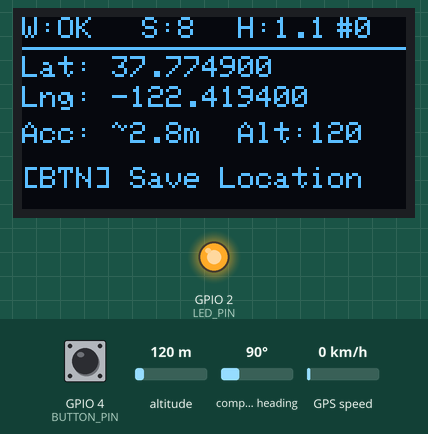
This sketch was run on a simulated ESP32. On the bench: 128×64 one-colour display, output pins drawn as LEDs (lit = HIGH). The test bench sets the inputs (shaded band); at power-on: GPIO 4 (BUTTON_PIN) HIGH, altitude 120 m, compass heading 90°, GPS speed 0 km/h. WiFi joins after 1.5 s; servers stay silent unless stated; uploads are accepted with an empty reply; the GPS gets a fix after 3 s at 37.7749, -122.4194 with 8 satellites; what the sketch prints to the serial monitor is not drawn.

Above: at 16.9 s.
17.0 s: GPIO 4 (BUTTON_PIN) pulled LOW for 0.15 s
At 17.43 s:
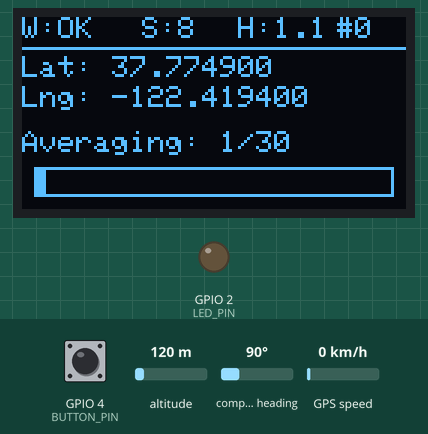
17.7 s: GPIO 4 (BUTTON_PIN) pulled LOW for 1 s
At 18.2 s:
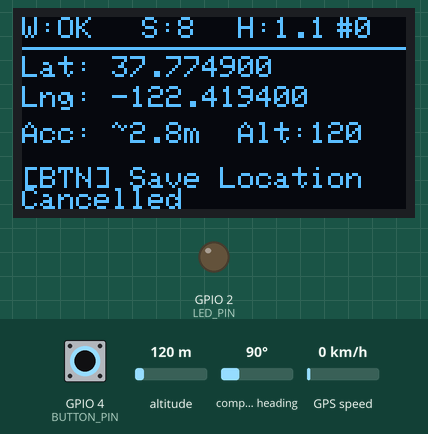
22.6 s: altitude set to 20 m
At 24.4 s:
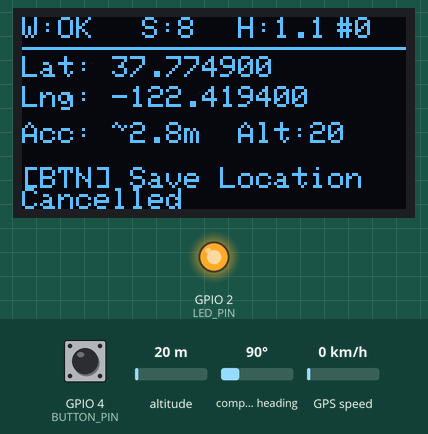
26.5 s: GPIO 4 (BUTTON_PIN) pulled LOW for 0.15 s
At 60.4 s:
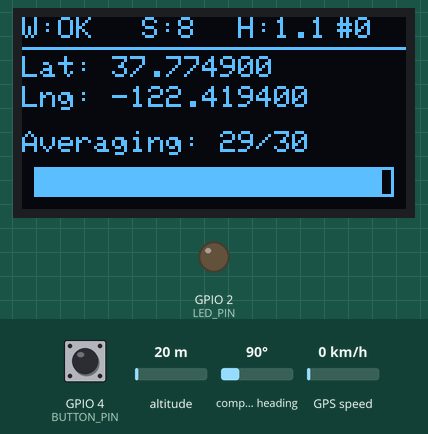
Timing chart, 0 to 62.8 s (numbered marks = the images above; inputs shaded):
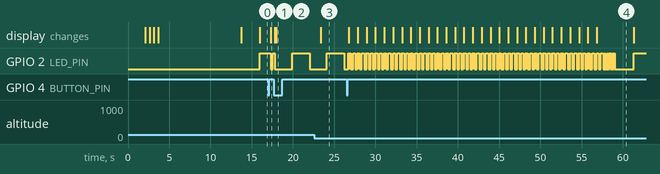

The sketch:

coconut_gps_device.ino
```cpp
/**
 * Coconut GPS IoT Device - ESP32 Firmware
 * =========================================
 * ESP32 + NEO-M8N GPS + OLED Display + Button
 *
 * Features:
 * - GPS location capture with averaging for accuracy
 * - OLED display showing real-time GPS data
 * - Button press to save location to backend
 * - WiFi connection via phone hotspot
 * - HTTP POST to Node.js backend API
 *
 * Wiring:
 * NEO-M8N GPS:  VCC→3.3V, GND→GND, TX→GPIO16(RX2), RX→GPIO17(TX2)
 * OLED (I2C):   VCC→3.3V, GND→GND, SDA→GPIO21, SCL→GPIO22
 * Button:       One leg→GPIO4, Other leg→GND
 *
 * Libraries needed (install via Arduino Library Manager):
 * 1. TinyGPSPlus by Mikal Hart
 * 2. Adafruit SSD1306
 * 3. Adafruit GFX Library
 * 4. ArduinoJson by Benoit Blanchon
 */

#include <WiFi.h>
#include <WiFiUdp.h>
#include <WiFiClientSecure.h>
#include <HTTPClient.h>
#include <TinyGPSPlus.h>
#include <Wire.h>
#include <Adafruit_GFX.h>
#include <Adafruit_SSD1306.h>
#include <ArduinoJson.h>
#include "config.h"

// ============================================
// Objects
// ============================================
TinyGPSPlus gps;
HardwareSerial gpsSerial(2);  // UART2
Adafruit_SSD1306 display(OLED_WIDTH, OLED_HEIGHT, &Wire, -1);

// ============================================
// State Variables
// ============================================
enum DeviceState {
  STATE_BOOT,
  STATE_WIFI_CONNECTING,
  STATE_GPS_SEARCHING,
  STATE_GPS_FIXING,
  STATE_READY,
  STATE_AVERAGING,
  STATE_SENDING,
  STATE_SUCCESS,
  STATE_ERROR
};

DeviceState currentState = STATE_BOOT;

// GPS data
double currentLat = 0;
double currentLng = 0;
double currentAlt = 0;
float currentHdop = 99.9;
int currentSatellites = 0;
float currentAccuracy = 99.9;  // estimated meters

// Averaging
double avgLat = 0;
double avgLng = 0;
int avgCount = 0;
bool isAveraging = false;
unsigned long lastAvgReading = 0;

// Button
volatile bool buttonPressed = false;
unsigned long lastButtonPress = 0;

// Status
bool wifiConnected = false;
bool serverFound = false;
String apiHost = "";
int totalSaved = 0;
String lastStatus = "";

// ============================================
// Button Interrupt
// ============================================
void IRAM_ATTR buttonISR() {
  unsigned long now = millis();
  if (now - lastButtonPress > BUTTON_DEBOUNCE_MS) {
    buttonPressed = true;
    lastButtonPress = now;
  }
}

// ============================================
// Setup
// ============================================
void setup() {
  Serial.begin(115200);
  Serial.println("\n🌴 Coconut GPS Device Starting...");

  // LED
  pinMode(LED_PIN, OUTPUT);
  digitalWrite(LED_PIN, LOW);

  // Button with internal pull-up
  pinMode(BUTTON_PIN, INPUT_PULLUP);
  attachInterrupt(digitalPinToInterrupt(BUTTON_PIN), buttonISR, FALLING);

  // Initialize OLED
  Wire.begin(OLED_SDA, OLED_SCL);
  if (!display.begin(SSD1306_SWITCHCAPVCC, OLED_ADDRESS)) {
    Serial.println("OLED init failed!");
  } else {
    showBootScreen();
  }

  // Initialize GPS
  gpsSerial.begin(GPS_BAUD_RATE, SERIAL_8N1, GPS_RX_PIN, GPS_TX_PIN);
  Serial.println("GPS initialized on UART2");

  // Connect WiFi
  connectWiFi();
}

// ============================================
// Main Loop
// ============================================
void loop() {
  // Read GPS data
  while (gpsSerial.available() > 0) {
    gps.encode(gpsSerial.read());
  }

  // Update GPS values
  if (gps.location.isValid()) {
    currentLat = gps.location.lat();
    currentLng = gps.location.lng();
    currentSatellites = gps.satellites.value();
    currentHdop = gps.hdop.hdop();
    currentAccuracy = currentHdop * 2.5;  // rough HDOP to meters

    if (gps.altitude.isValid()) {
      currentAlt = gps.altitude.meters();
    }

    // Determine state
    if (currentSatellites < MIN_SATELLITES || currentHdop > MAX_HDOP) {
      currentState = STATE_GPS_FIXING;
    } else if (!isAveraging) {
      currentState = STATE_READY;
    }
  } else {
    currentState = STATE_GPS_SEARCHING;
  }

  // Handle averaging
  if (isAveraging) {
    currentState = STATE_AVERAGING;
    collectAverageReading();
  }

  // Handle button press
  if (buttonPressed) {
    buttonPressed = false;
    handleButtonPress();
  }

  // Check WiFi
  if (WiFi.status() != WL_CONNECTED) {
    wifiConnected = false;
  }

  // Send live location every 3 seconds (when GPS is valid and not capturing)
  static unsigned long lastLiveSend = 0;
  if (gps.location.isValid() && !isAveraging && currentState != STATE_SENDING) {
    if (millis() - lastLiveSend >= 3000) {
      lastLiveSend = millis();
      sendLiveLocation(currentLat, currentLng, currentAccuracy);
    }
  }

  // Update display
  updateDisplay();

  // Blink LED based on state
  blinkLED();

  delay(100);
}

// ============================================
// Live Location (continuous tracking)
// ============================================
void sendLiveLocation(double lat, double lng, float accuracy) {
  if (WiFi.status() != WL_CONNECTED) return;

  StaticJsonDocument<256> doc;
  doc["latitude"] = lat;
  doc["longitude"] = lng;
  doc["accuracy"] = accuracy;
  doc["satellites"] = currentSatellites;
  doc["hdop"] = currentHdop;
  doc["altitude"] = currentAlt;

  String jsonPayload;
  serializeJson(doc, jsonPayload);

  String url;
  if (USE_CLOUD) {
    url = String(CLOUD_URL) + "/api/iot/live-location";
  } else {
    if (!serverFound) return;
    url = "http://" + apiHost + ":" + String(API_PORT) + "/api/iot/live-location";
  }

  HTTPClient http;
  WiFiClientSecure secureClient;
  if (USE_CLOUD) {
    secureClient.setInsecure();
    http.begin(secureClient, url);
  } else {
    http.begin(url);
  }
  http.addHeader("Content-Type", "application/json");
  http.addHeader("X-Device-Id", DEVICE_ID);
  http.addHeader("X-Device-Key", DEVICE_KEY);
  http.setTimeout(5000);

  int httpCode = http.POST(jsonPayload);
  if (httpCode == 200) {
    Serial.printf("[LIVE] Sent: %.6f, %.6f\n", lat, lng);
  } else {
    Serial.printf("[LIVE] Failed: %d\n", httpCode);
  }
  http.end();
}

// ============================================
// WiFi Connection
// ============================================
void connectWiFi() {
  currentState = STATE_WIFI_CONNECTING;
  Serial.print("Connecting to WiFi: ");
  Serial.println(WIFI_SSID);

  display.clearDisplay();
  display.setTextSize(1);
  display.setTextColor(SSD1306_WHITE);
  display.setCursor(0, 0);
  display.println("Connecting WiFi...");
  display.println(WIFI_SSID);
  display.display();

  WiFi.begin(WIFI_SSID, WIFI_PASSWORD);

  int attempts = 0;
  while (WiFi.status() != WL_CONNECTED && attempts < 30) {
    delay(500);
    Serial.print(".");
    display.print(".");
    display.display();
    attempts++;
  }

  if (WiFi.status() == WL_CONNECTED) {
    wifiConnected = true;
    Serial.println("\nWiFi Connected!");
    Serial.print("IP: ");
    Serial.println(WiFi.localIP());

    display.clearDisplay();
    display.setCursor(0, 0);
    display.println("WiFi Connected!");
    display.print("IP: ");
    display.println(WiFi.localIP());
    display.println("\nFinding server...");
    display.display();

    // Auto-discover backend server
    discoverServer();
  } else {
    Serial.println("\nWiFi Failed! Will retry...");
    display.clearDisplay();
    display.setCursor(0, 0);
    display.println("WiFi FAILED!");
    display.println("Check hotspot");
    display.println("and config.h");
    display.display();
    delay(3000);
  }
}

// ============================================
// Auto-discover backend server via UDP broadcast
// ============================================
void discoverServer() {
  Serial.println("Discovering backend server...");

  WiFiUDP udp;
  udp.begin(4210);  // any local port

  // Send broadcast
  IPAddress broadcastIP = WiFi.localIP();
  broadcastIP[3] = 255;  // make broadcast (x.x.x.255)

  for (int attempt = 0; attempt < 10; attempt++) {
    udp.beginPacket(broadcastIP, DISCOVER_PORT);
    udp.print(DISCOVER_MSG);
    udp.endPacket();

    Serial.printf("  Discovery attempt %d/10 (broadcast: %s)\n",
                  attempt + 1, broadcastIP.toString().c_str());

    // Wait for response
    unsigned long start = millis();
    while (millis() - start < 1000) {
      int packetSize = udp.parsePacket();
      if (packetSize > 0) {
        char buf[64];
        int len = udp.read(buf, sizeof(buf) - 1);
        buf[len] = 0;

        String response = String(buf);
        // Expected: "COCONUT_SERVER:10.44.73.192:5000"
        if (response.startsWith("COCONUT_SERVER:")) {
          response.remove(0, 15);  // remove prefix
          int colonPos = response.indexOf(':');
          if (colonPos > 0) {
            apiHost = response.substring(0, colonPos);
          } else {
            apiHost = response;
          }
          serverFound = true;

          Serial.printf("  SERVER FOUND: %s\n", apiHost.c_str());

          display.clearDisplay();
          display.setCursor(0, 0);
          display.println("Server found!");
          display.print("IP: ");
          display.println(apiHost);
          display.println("\nWaiting for GPS...");
          display.display();
          delay(1500);

          udp.stop();
          return;
        }
      }
      delay(50);
    }
  }

  Serial.println("  Server NOT found! Will retry later.");
  display.clearDisplay();
  display.setCursor(0, 0);
  display.println("Server not found!");
  display.println("Backend running?");
  display.display();
  delay(2000);

  udp.stop();
}

// ============================================
// Button Handler
// ============================================
void handleButtonPress() {
  if (currentState == STATE_GPS_SEARCHING) {
    lastStatus = "No GPS fix!";
    return;
  }

  if (currentState == STATE_AVERAGING) {
    // Cancel averaging
    isAveraging = false;
    avgCount = 0;
    lastStatus = "Cancelled";
    return;
  }

  if (currentState == STATE_SENDING) {
    return;  // Already sending
  }

  // Start averaging GPS readings for better accuracy
  Serial.println("\n--- Starting GPS capture ---");
  Serial.printf("  Sats: %d, HDOP: %.1f\n", currentSatellites, currentHdop);
  isAveraging = true;
  avgLat = 0;
  avgLng = 0;
  avgCount = 0;
  lastAvgReading = 0;  // take first reading immediately
}

// ============================================
// GPS Averaging — 1 reading per second, HDOP filtered
// ============================================
void collectAverageReading() {
  if (!gps.location.isValid()) return;

  // Only take 1 reading per second
  if (millis() - lastAvgReading < GPS_INTERVAL_MS) return;
  lastAvgReading = millis();

  // Skip bad HDOP readings
  if (currentHdop > MAX_HDOP) {
    Serial.printf("  SKIP: hdop:%.1f > %.1f\n", currentHdop, MAX_HDOP);
    return;
  }

  if (currentSatellites >= MIN_SATELLITES) {
    avgLat += currentLat;
    avgLng += currentLng;
    avgCount++;

    Serial.printf("  Reading %d/%d: %.6f, %.6f (sats:%d, hdop:%.1f)\n",
                  avgCount, GPS_READINGS, currentLat, currentLng,
                  currentSatellites, currentHdop);

    // Flash LED
    digitalWrite(LED_PIN, HIGH);
    delay(50);
    digitalWrite(LED_PIN, LOW);
  }

  if (avgCount >= GPS_READINGS) {
    double finalLat = avgLat / avgCount;
    double finalLng = avgLng / avgCount;
    float finalAccuracy = currentHdop * 2.0;

    isAveraging = false;

    Serial.printf("\n===== RESULT =====\n");
    Serial.printf("Averaged: %.6f, %.6f (~%.1fm)\n", finalLat, finalLng, finalAccuracy);
    Serial.printf("==================\n\n");

    sendLocation(finalLat, finalLng, finalAccuracy);
  }
}

// ============================================
// Send Location to Backend
// ============================================
void sendLocation(double lat, double lng, float accuracy) {
  currentState = STATE_SENDING;

  // Check WiFi
  if (WiFi.status() != WL_CONNECTED) {
    Serial.println("WiFi disconnected! Reconnecting...");
    connectWiFi();
    if (WiFi.status() != WL_CONNECTED) {
      currentState = STATE_ERROR;
      lastStatus = "No WiFi!";
      return;
    }
  }

  // Build JSON payload
  StaticJsonDocument<512> doc;
  doc["latitude"] = lat;
  doc["longitude"] = lng;
  doc["accuracy"] = accuracy;
  doc["satellites"] = currentSatellites;
  doc["hdop"] = currentHdop;
  doc["altitude"] = currentAlt;

  String jsonPayload;
  serializeJson(doc, jsonPayload);

  // Build URL — use cloud or local
  String url;
  if (USE_CLOUD) {
    url = String(CLOUD_URL) + API_ENDPOINT;
  } else {
    if (!serverFound) {
      discoverServer();
      if (!serverFound) {
        currentState = STATE_ERROR;
        lastStatus = "No server!";
        return;
      }
    }
    url = "http://" + apiHost + ":" + String(API_PORT) + API_ENDPOINT;
  }

  Serial.print("Sending to: ");
  Serial.println(url);
  Serial.print("Payload: ");
  Serial.println(jsonPayload);

  // HTTP/HTTPS POST
  HTTPClient http;
  WiFiClientSecure secureClient;

  if (USE_CLOUD) {
    secureClient.setInsecure();  // Skip SSL cert verification (OK for IoT)
    http.begin(secureClient, url);
  } else {
    http.begin(url);
  }
  http.addHeader("Content-Type", "application/json");
  http.addHeader("X-Device-Id", DEVICE_ID);
  http.addHeader("X-Device-Key", DEVICE_KEY);

  int httpCode = http.POST(jsonPayload);
  String response = http.getString();

  Serial.printf("Response code: %d\n", httpCode);
  Serial.println("Response: " + response);

  if (httpCode == 200 || httpCode == 201) {
    currentState = STATE_SUCCESS;
    totalSaved++;

    // Parse response for tree label
    StaticJsonDocument<512> resDoc;
    deserializeJson(resDoc, response);
    const char* label = resDoc["data"]["label"] | "saved";

    lastStatus = String("OK! ") + label;
    Serial.println("Location saved successfully!");

    // Flash LED
    for (int i = 0; i < 5; i++) {
      digitalWrite(LED_PIN, HIGH);
      delay(100);
      digitalWrite(LED_PIN, LOW);
      delay(100);
    }
  } else {
    currentState = STATE_ERROR;

    // Parse error message
    StaticJsonDocument<256> errDoc;
    deserializeJson(errDoc, response);
    const char* errMsg = errDoc["message"] | "Send failed";

    lastStatus = String("ERR: ") + errMsg;
    Serial.println("Send failed: " + String(errMsg));
  }

  http.end();

  // Return to ready state after delay
  delay(2000);
  if (gps.location.isValid() && currentSatellites >= MIN_SATELLITES) {
    currentState = STATE_READY;
  }
}

// ============================================
// OLED Display Update
// ============================================
void updateDisplay() {
  display.clearDisplay();
  display.setTextColor(SSD1306_WHITE);

  // Top bar - status
  display.setTextSize(1);
  display.setCursor(0, 0);

  // WiFi + Server status
  display.print(serverFound ? "SRV" : (wifiConnected ? "W:OK" : "W:--"));

  // Satellites
  display.setCursor(40, 0);
  display.printf("S:%d", currentSatellites);

  // HDOP
  display.setCursor(72, 0);
  display.printf("H:%.1f", currentHdop);

  // Saved count
  display.setCursor(105, 0);
  display.printf("#%d", totalSaved);

  // Separator line
  display.drawLine(0, 10, 128, 10, SSD1306_WHITE);

  switch (currentState) {
    case STATE_BOOT:
    case STATE_WIFI_CONNECTING:
      display.setTextSize(1);
      display.setCursor(10, 20);
      display.println("Connecting WiFi...");
      display.setCursor(10, 35);
      display.println(WIFI_SSID);
      break;

    case STATE_GPS_SEARCHING:
      display.setTextSize(1);
      display.setCursor(10, 15);
      display.println("Searching GPS...");
      display.setCursor(10, 30);
      display.println("Go outside!");
      display.setCursor(10, 45);
      display.println("Clear sky needed");
      break;

    case STATE_GPS_FIXING:
      display.setTextSize(1);
      display.setCursor(0, 13);
      display.printf("Lat: %.6f", currentLat);
      display.setCursor(0, 23);
      display.printf("Lng: %.6f", currentLng);
      display.setCursor(0, 35);
      display.printf("Fixing... S:%d H:%.1f", currentSatellites, currentHdop);
      display.setCursor(0, 47);
      display.printf("Need: S>=%d H<=%.1f", MIN_SATELLITES, MAX_HDOP);
      display.setCursor(0, 57);
      display.print("Wait for better fix");
      break;

    case STATE_READY:
      display.setTextSize(1);
      display.setCursor(0, 13);
      display.printf("Lat: %.6f", currentLat);
      display.setCursor(0, 23);
      display.printf("Lng: %.6f", currentLng);
      display.setCursor(0, 35);
      display.printf("Acc: ~%.1fm", currentAccuracy);
      display.setCursor(72, 35);
      display.printf("Alt:%.0f", currentAlt);

      // Ready indicator
      display.setTextSize(1);
      display.setCursor(0, 50);
      display.println("[BTN] Save Location");

      if (lastStatus.length() > 0) {
        display.setCursor(0, 57);
        display.print(lastStatus.substring(0, 21));
      }
      break;

    case STATE_AVERAGING: {
      display.setTextSize(1);
      display.setCursor(0, 13);
      display.printf("Lat: %.6f", currentLat);
      display.setCursor(0, 23);
      display.printf("Lng: %.6f", currentLng);
      display.setCursor(0, 38);
      display.printf("Averaging: %d/%d", avgCount, GPS_READINGS);

      // Progress bar
      int barWidth = map(avgCount, 0, GPS_READINGS, 0, 120);
      display.drawRect(4, 50, 120, 10, SSD1306_WHITE);
      display.fillRect(4, 50, barWidth, 10, SSD1306_WHITE);
      break;
    }

    case STATE_SENDING:
      display.setTextSize(1);
      display.setCursor(20, 25);
      display.println("Sending...");
      display.setCursor(15, 40);
      display.println("Please wait");
      break;

    case STATE_SUCCESS:
      display.setTextSize(1);
      display.setCursor(20, 15);
      display.println("SAVED!");
      display.setCursor(0, 30);
      display.printf("Lat: %.6f", currentLat);
      display.setCursor(0, 40);
      display.printf("Lng: %.6f", currentLng);
      display.setCursor(0, 55);
      display.print(lastStatus.substring(0, 21));
      break;

    case STATE_ERROR:
      display.setTextSize(1);
      display.setCursor(20, 20);
      display.println("ERROR!");
      display.setCursor(0, 35);
      display.print(lastStatus.substring(0, 21));
      display.setCursor(0, 50);
      display.println("[BTN] Try again");
      break;
  }

  display.display();
}

// ============================================
// LED Blink Pattern
// ============================================
void blinkLED() {
  static unsigned long lastBlink = 0;
  static bool ledState = false;

  unsigned long interval;
  switch (currentState) {
    case STATE_WIFI_CONNECTING: interval = 100; break;  // Fast blink
    case STATE_GPS_SEARCHING:   interval = 500; break;  // Slow blink
    case STATE_GPS_FIXING:      interval = 250; break;  // Medium blink
    case STATE_READY:           interval = 2000; break; // Slow pulse
    case STATE_AVERAGING:       interval = 150; break;  // Fast pulse
    case STATE_SENDING:         interval = 50; break;   // Very fast
    default:                    interval = 1000; break;
  }

  if (millis() - lastBlink >= interval) {
    lastBlink = millis();
    ledState = !ledState;
    digitalWrite(LED_PIN, ledState);
  }
}

// ============================================
// Boot Screen
// ============================================
void showBootScreen() {
  display.clearDisplay();
  display.setTextSize(1);
  display.setTextColor(SSD1306_WHITE);

  display.setCursor(15, 5);
  display.println("COCONUT GPS");
  display.setCursor(20, 18);
  display.println("IoT Device");

  display.drawLine(0, 30, 128, 30, SSD1306_WHITE);

  display.setCursor(10, 35);
  display.println("Health Monitor");
  display.setCursor(10, 48);
  display.printf("ID: %s", DEVICE_ID);

  display.display();
  delay(2000);
}
```

Source omitted: config.h (2857 bytes)

Measured:
- after the input at 17.0 s, GPIO 2 (LED_PIN): HIGH → LOW after 0.28 s, → HIGH 0.28 s later; the display: changes after 0.31 s (image 1)
- after the input at 22.6 s, the display: changes after 0.74 s (image 3)
- after the input at 26.5 s, the display: first changes after 0.28 s (image 4 shows a later state)
